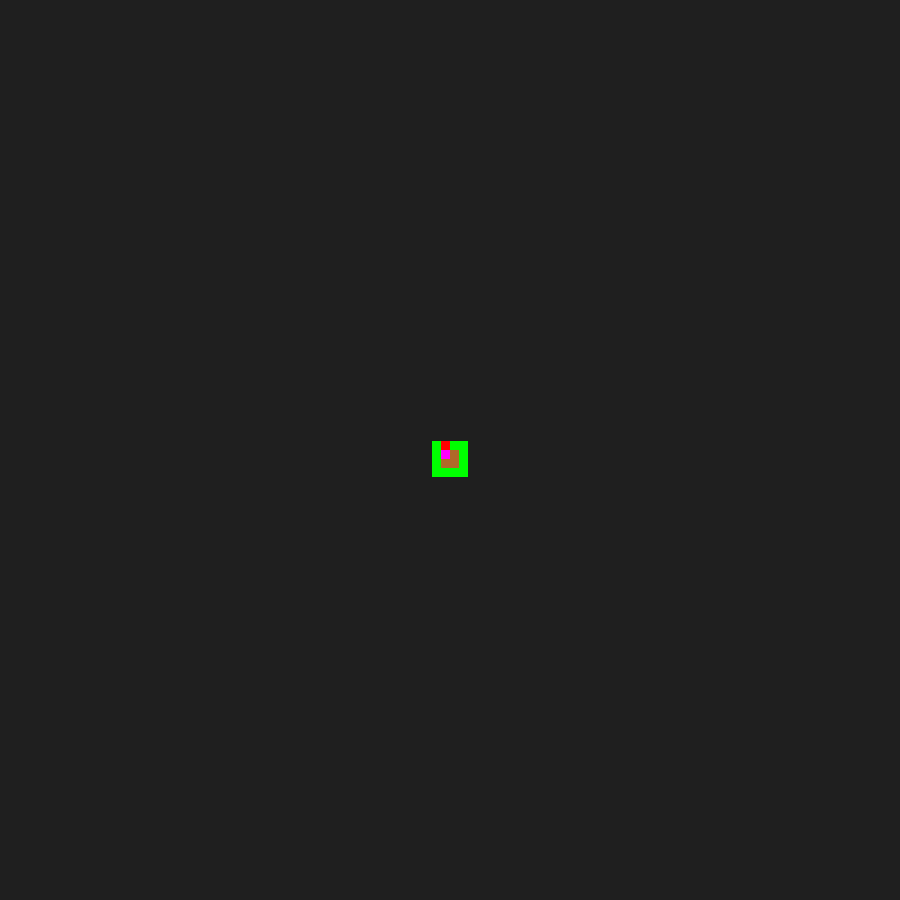
Frame 1 (no input)
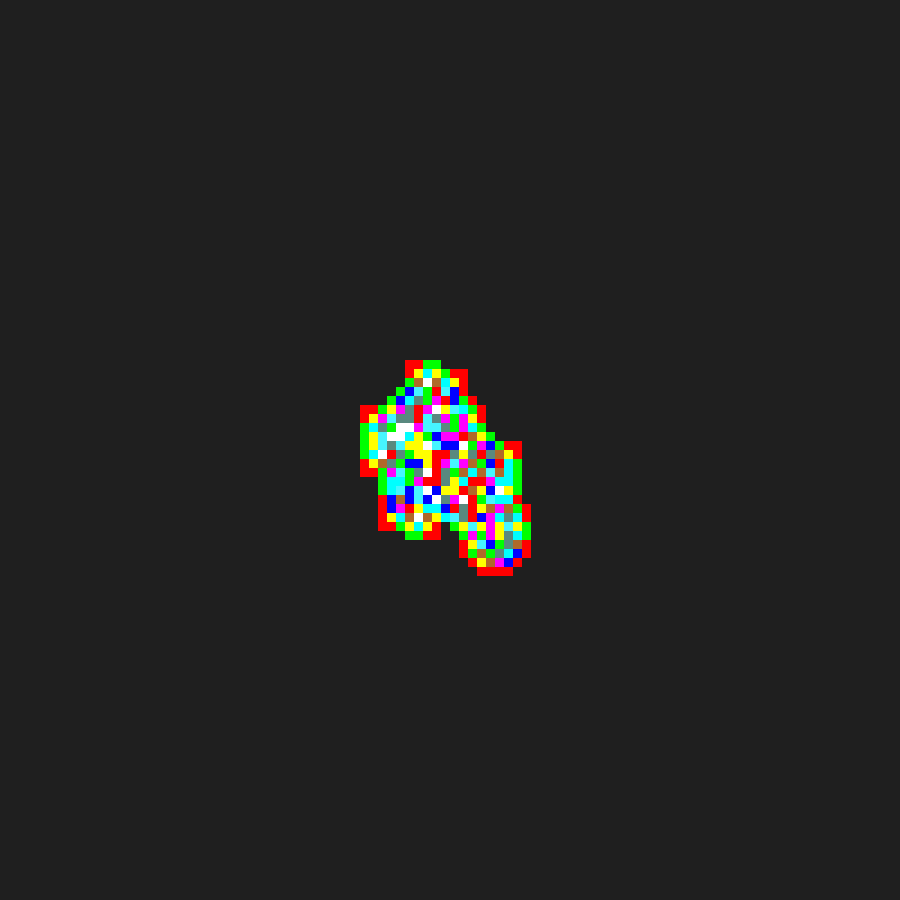
Frame 60 (no input)
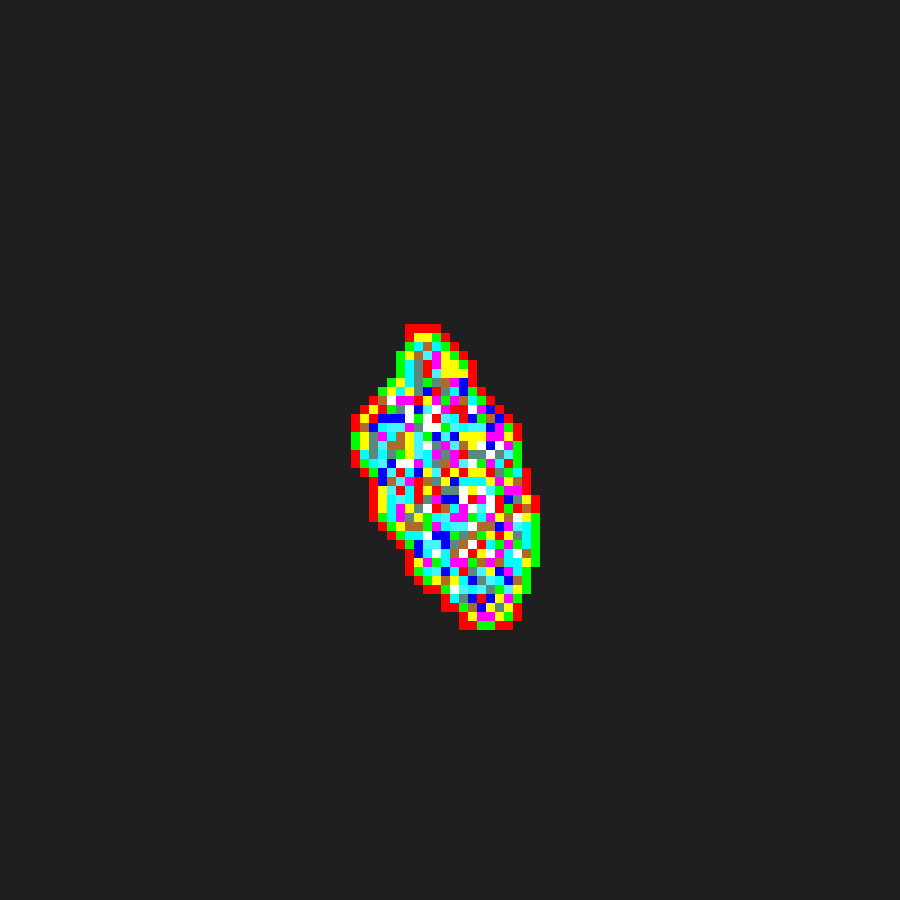
Frame 120 (the mouse pressed at the canvas centre since frame 60)

The p5.js sketch that drew these frames (run headless with seeded random() and noise() and a simulated clock; from frame 60 on, the mouse is pressed at the canvas centre):

// p5.js sketch
// ── sketch.js
var gridSize = 100;
var grid = [];
var antX = gridSize / 2;
var antY = gridSize / 2;
var antOrientation = 0; //(0 - Right, 1 - Down, 2 - Left, 3 - Up)

function setup() {

    frameRate(60);
    createCanvas(900,900);
    noStroke();

    for (var i = 0; i < gridSize; i++) {
        grid[i] = [];
        for (var j = 0; j < gridSize; j++) {
            grid[i][j] = 0;
        }
    }
    background(31);
}

function draw() {

    for(var i = 0; i < 50; i++) {

        turnAnt();
        drawAntBox();
        moveAnt();

    }

    //print(antX, antY, antOrientation);
}

function drawBoard(){ //TODO JSON FILE LOAD

    var cellSize = height / gridSize

    for(var i = 0; i < gridSize; i++) {
        for (var j = 0; j < gridSize; j++) {

            if     (grid[i][j] == 0) fill('#313131');
            else if(grid[i][j] == 1) fill('#FFFFFF');
            else if(grid[i][j] == 2) fill('#FF0000');
            rect(i * cellSize, j * cellSize, cellSize, cellSize);

        }
    }

}

function drawAntBox() {

    var cellSize = height / gridSize

    if     (grid[antX][antY] == 0)  fill('#313131');
    else if(grid[antX][antY] == 1)  fill('#FFFFFF');
    else if(grid[antX][antY] == 2)  fill('#FF0000');
    else if(grid[antX][antY] == 3)  fill('#00FF00')
    else if(grid[antX][antY] == 4)  fill('#0000FF');
    else if(grid[antX][antY] == 5)  fill('#FFFF00');
    else if(grid[antX][antY] == 6)  fill('#00FFFF');
    else if(grid[antX][antY] == 7)  fill('#FF00FF');
    else if(grid[antX][antY] == 8)  fill('#b06929');
    else if(grid[antX][antY] == 9)  fill('#46f5ff');
    else if(grid[antX][antY] == 10) fill('#59897f');



    rect(antX * cellSize, antY * cellSize, cellSize, cellSize);

}

function turnAnt(){ //TODO Proper method for this

    if(grid[antX][antY] == 0 || grid[antX][antY] == 1){

        grid[antX][antY] = 2;
        turnClockwise();

    }else if(grid[antX][antY] == 2){

        grid[antX][antY] = 3;
        turnClockwise();

    }else if(grid[antX][antY] == 3){

        grid[antX][antY] = 4;
        turnAntiClockwise();

    }else if(grid[antX][antY] == 4){

        grid[antX][antY] = 5;
        turnAntiClockwise();

    }else if(grid[antX][antY] == 5){

        grid[antX][antY] = 6;
        turnClockwise();

    }else if(grid[antX][antY] == 6){

        grid[antX][antY] = 7;
        turnAntiClockwise();

    }else if(grid[antX][antY] == 7){

        grid[antX][antY] = 8;
        turnAntiClockwise();

    }else if(grid[antX][antY] == 8){

        grid[antX][antY] = 9;
        turnAntiClockwise();

    }else if(grid[antX][antY] == 9){

        grid[antX][antY] = 10;
        turnClockwise();

    }else{

        grid[antX][antY] = 1;
        turnAntiClockwise();

    }

}

function turnClockwise() {

    antOrientation++;
    if(antOrientation > 3) antOrientation = 0;

}

function turnAntiClockwise() {

    antOrientation--;
    if(antOrientation < 0) antOrientation = 3;

}

function moveAnt() {

    if(antOrientation == 0 && antX < gridSize - 1)
        antX++;
    else if(antOrientation == 1 && antY < gridSize - 1)
        antY++;
    else if(antOrientation == 2 && antX > 0)
        antX--;
    else if(antOrientation == 3 && antX > 0)
        antY--;


}
